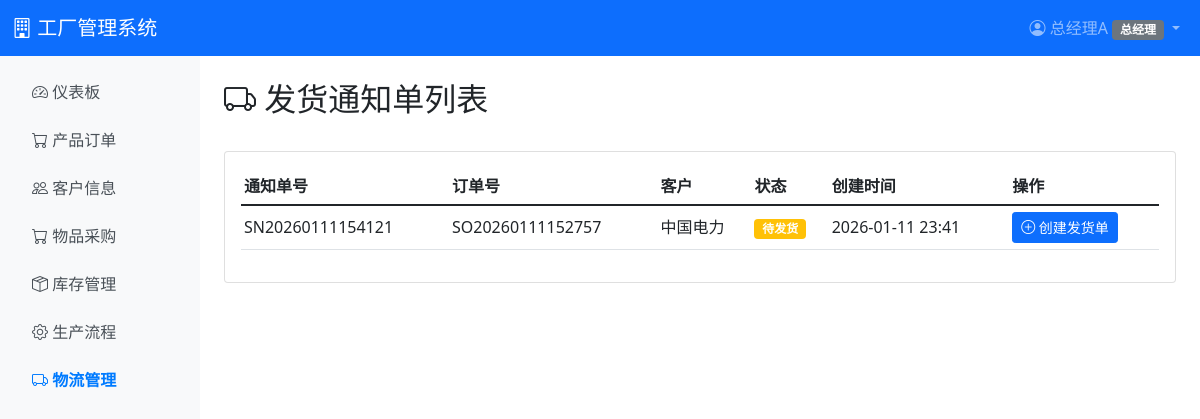
The app's page /logistics/notices/ (signed in), older data.
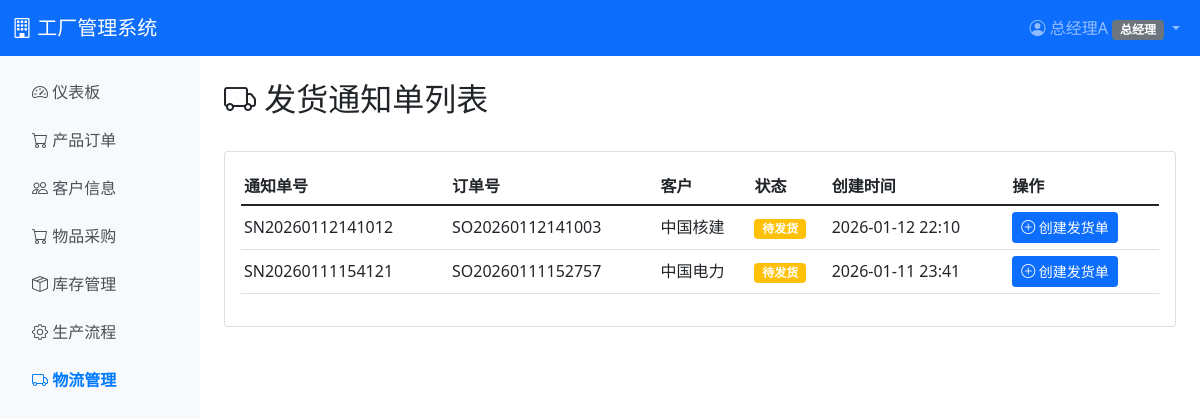
The same page, newer data.
### sales/models.py (models this page shows, shortened)
class ShippingNotice(models.Model):
    notice_no = models.CharField(max_length=50, unique=True, verbose_name='通知单号')
    order = models.ForeignKey(SalesOrder, on_delete=models.CASCADE, related_name='shipping_notices', verbose_name='订单')
    status = models.CharField(max_length=20, default='pending', choices=[('pending', '待发货'), ('shipped', '已发货')], verbose_name='状态')
    created_at = models.DateTimeField(auto_now_add=True, verbose_name='创建时间')
    class Meta:
        verbose_name = '发货通知单'
        verbose_name_plural = '发货通知单'
        ordering = ['-created_at']

class SalesOrder(models.Model):
    STATUS_CHOICES = [
        ('pending', '待审批'),
        ('approved', '已审批'),
        ('ceo_pending', '待总经理审批'),
        ('ceo_approved', '总经理已审批'),
        ('rejected', '已退回'),
        ('in_production', '生产中'),
        ('ready_to_ship', '待发货'),
        ('shipped', '已发货'),
        ('completed', '已完成'),
        ('cancelled', '已取消'),
        ('terminated', '已终结'),
    ]
    order_no = models.CharField(max_length=50, unique=True, verbose_name='订单号')
    customer = models.ForeignKey(Customer, on_delete=models.PROTECT, verbose_name='客户')
    salesperson = models.ForeignKey('auth.User', on_delete=models.PROTECT, related_name='sales_orders', verbose_name='销售员')
    status = models.CharField(max_length=20, choices=STATUS_CHOICES, default='pending', verbose_name='状态')
    total_amount = models.DecimalField(max_digits=12, decimal_places=2, default=0, verbose_name='订单总额')
    delivery_date = models.DateField(null=True, blank=True, verbose_name='交付日期')
    reserve_inventory = models.BooleanField(default=False, verbose_name='预占库存')
    approved_by = models.ForeignKey('auth.User', on_delete=models.SET_NULL, null=True, blank=True, related_name='approved_orders', verbose_name='审批人')
    approved_at = models.DateTimeField(null=True, blank=True, verbose_name='审批时间')
    ceo_approved_by = models.ForeignKey('auth.User', on_delete=models.SET_NULL, null=True, blank=True, related_name='ceo_approved_orders', verbose_name='总经理审批人')
    ceo_approved_at = models.DateTimeField(null=True, blank=True, verbose_name='总经理审批时间')
    rejected_by = models.ForeignKey('auth.User', on_delete=models.SET_NULL, null=True, blank=True, related_name='rejected_orders', verbose_name='退回人')
    rejected_at = models.DateTimeField(null=True, blank=True, verbose_name='退回时间')
    reject_reason = models.TextField(blank=True, verbose_name='退回原因')
    terminated_by = models.ForeignKey('auth.User', on_delete=models.SET_NULL, null=True, blank=True, related_name='terminated_orders', verbose_name='终结人')
    terminated_at = models.DateTimeField(null=True, blank=True, verbose_name='终结时间')
    terminate_reason = models.TextField(blank=True, verbose_name='终结原因')
    remark = models.TextField(blank=True, verbose_name='备注')
    created_at = models.DateTimeField(auto_now_add=True, verbose_name='创建时间')
    updated_at = models.DateTimeField(auto_now=True, verbose_name='更新时间')
    class Meta:
        verbose_name = '产品订单'
        verbose_name_plural = '产品订单'
        ordering = ['-created_at']

### inventory/models.py (models this page shows, shortened)
class Customer(models.Model):
    CREDIT_LEVEL_CHOICES = [
        ('A', 'A级（优秀）'),
        ('B', 'B级（良好）'),
        ('C', 'C级（一般）'),
        ('D', 'D级（较差）'),
    ]
    EDIT_STATUS_CHOICES = [
        ('none', '无编辑申请'),
        ('pending', '待审批'),
        ('approved', '已审批'),
        ('rejected', '已拒绝'),
    ]
    DELETE_STATUS_CHOICES = [
        ('none', '无删除申请'),
        ('pending', '待审批'),
        ('approved', '已审批'),
        ('rejected', '已拒绝'),
    ]
    name = models.CharField(max_length=200, unique=True, verbose_name='客户名称')
    contact_person = models.CharField(max_length=100, verbose_name='联系人')
    phone = models.CharField(max_length=20, verbose_name='联系电话')
    address = models.TextField(verbose_name='地址')
    credit_level = models.CharField(max_length=1, choices=CREDIT_LEVEL_CHOICES, default='C', verbose_name='信用等级')
    created_by = models.ForeignKey('auth.User', on_delete=models.SET_NULL, null=True, blank=True, related_name='created_customers', verbose_name='负责人')
    created_at = models.DateTimeField(auto_now_add=True, verbose_name='创建时间')
    updated_at = models.DateTimeField(auto_now=True, verbose_name='更新时间')
    edit_status = models.CharField(max_length=20, choices=EDIT_STATUS_CHOICES, default='none', verbose_name='编辑审批状态')
    edit_pending_data = models.TextField(blank=True, verbose_name='待审批编辑数据')  # JSON格式存储待审批的数据
    edit_reason = models.TextField(blank=True, verbose_name='编辑原因')
    edit_requested_by = models.ForeignKey('auth.User', on_delete=models.SET_NULL, null=True, blank=True, related_name='customer_edit_requests', verbose_name='编辑申请人')
    edit_requested_at = models.DateTimeField(null=True, blank=True, verbose_name='编辑申请时间')
    edit_approved_by = models.ForeignKey('auth.User', on_delete=models.SET_NULL, null=True, blank=True, related_name='approved_customer_edits', verbose_name='编辑审批人')
    edit_approved_at = models.DateTimeField(null=True, blank=True, verbose_name='编辑审批时间')
    edit_reject_reason = models.TextField(blank=True, verbose_name='编辑拒绝原因')
    delete_status = models.CharField(max_length=20, choices=DELETE_STATUS_CHOICES, default='none', verbose_name='删除审批状态')
    delete_reason = models.TextField(blank=True, verbose_name='删除原因')
    delete_requested_by = models.ForeignKey('auth.User', on_delete=models.SET_NULL, null=True, blank=True, related_name='customer_delete_requests', verbose_name='删除申请人')
    delete_requested_at = models.DateTimeField(null=True, blank=True, verbose_name='删除申请时间')
    delete_approved_by = models.ForeignKey('auth.User', on_delete=models.SET_NULL, null=True, blank=True, related_name='approved_customer_deletes', verbose_name='删除审批人')
    delete_approved_at = models.DateTimeField(null=True, blank=True, verbose_name='删除审批时间')
    delete_reject_reason = models.TextField(blank=True, verbose_name='删除拒绝原因')
    class Meta:
        verbose_name = '客户'
        verbose_name_plural = '客户'
        ordering = ['-created_at']

### logistics/views.py (the view)
# urls.py: path('notices/', views.shipping_notice_list, name='shipping_notice_list'),
@login_required
@role_required('logistics', 'ceo')
def shipping_notice_list(request):
    notices = ShippingNotice.objects.select_related('order').filter(status='pending')
    paginator = Paginator(notices, 20)  # 每页20条
    page_number = request.GET.get('page')
    page_obj = paginator.get_page(page_number)
    context = {
        'notices': page_obj,
        'extra_params': '',
    }
    return render(request, 'logistics/shipping_notice_list.html', context)

### templates/logistics/shipping_notice_list.html (shortened to what this page needs)
{% extends 'base.html' %}
{% block content %}
<div class="d-flex justify-content-between align-items-center mb-4">
    <h2><i class="bi bi-truck"></i> 发货通知单列表</h2>
</div>
<div class="card">
    <div class="card-body">
        <div class="table-responsive">
            <table class="table table-hover table-sm">
                <thead>
                    <tr>
                        <th>通知单号</th>
                        <th>订单号</th>
                        <th>客户</th>
                        <th>状态</th>
                        <th>创建时间</th>
                        <th>操作</th>
                    </tr>
                </thead>
                <tbody>
                    {% for notice in notices %}
                    <tr>
                        <td>{{ notice.notice_no }}</td>
                        <td>{{ notice.order.order_no }}</td>
                        <td>{{ notice.order.customer.name }}</td>
                        <td>
                            {% if notice.status == 'pending' %}
                            <span class="badge bg-warning">待发货</span>
                            {% elif notice.status == 'shipped' %}
                            <span class="badge bg-success">已发货</span>
                            {% endif %}
                        </td>
                        <td>{{ notice.created_at|date:"Y-m-d H:i" }}</td>
                        <td>
                            <a href="{% url 'logistics:shipment_create' notice.pk %}" class="btn btn-sm btn-primary">
                                <i class="bi bi-plus-circle"></i> 创建发货单
                            </a>
                        </td>
                    </tr>
                    {% empty %}
                    <tr>
                        <td colspan="6" class="text-center text-muted">暂无待发货通知单</td>
                    </tr>
                    {% endfor %}
                </tbody>
            </table>
        </div>
    </div>
</div>
{% endblock %}

Row changes from the older to the newer data that the page shows:
added ShippingNotice: notice_no "SN20260112141012", order.order_no "SO20260112141003", order.customer.name "中国核建", status "待发货", created_at "2026-01-12 22:10"
